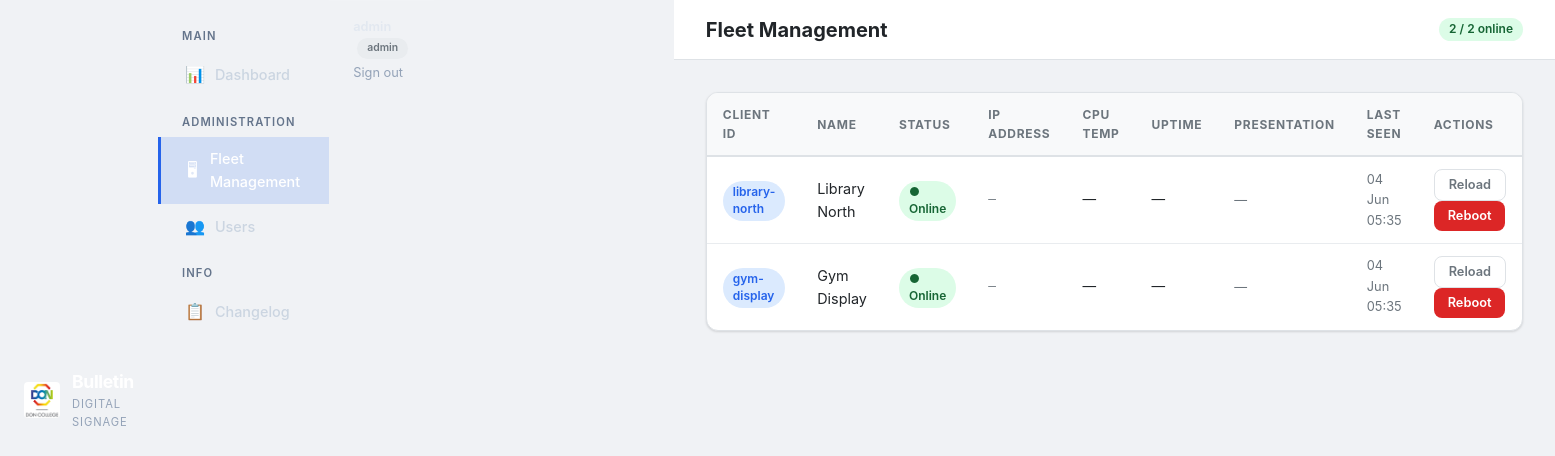
The app's page /fleet (signed in), older data.
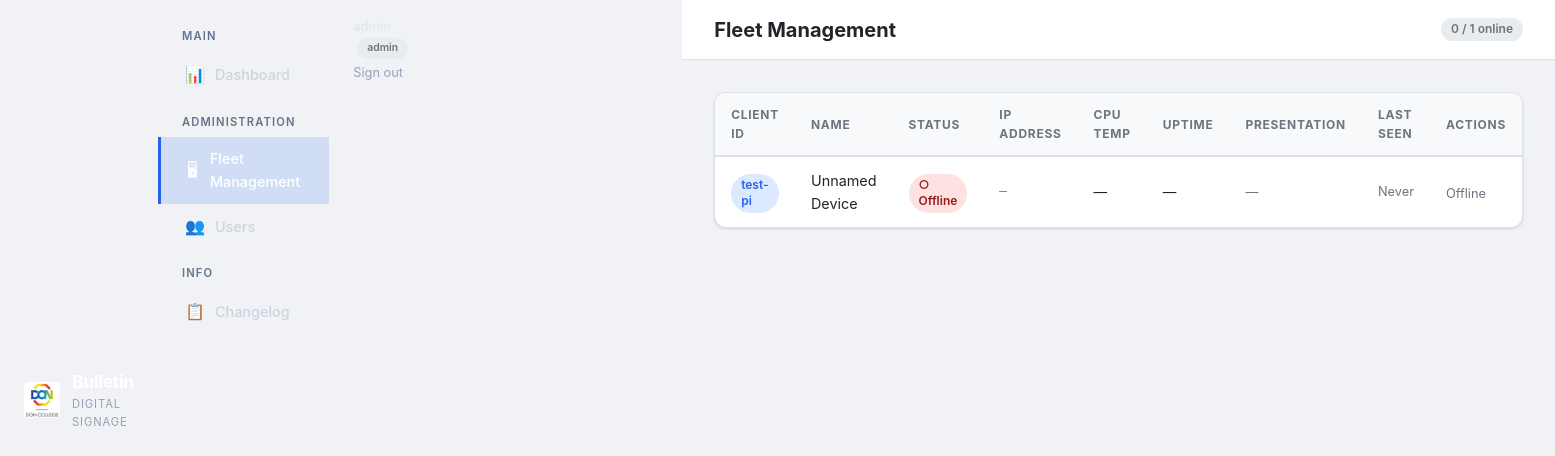
The same page, newer data.
### app.py (models this page shows)
class ClientDevice(db.Model):
    id = db.Column(db.Integer, primary_key=True)
    client_id = db.Column(db.String(64), unique=True, nullable=True)  # User-assigned friendly ID (e.g. "library-north")
    name = db.Column(db.String(128), nullable=False, default='Unnamed Device')
    ip_address = db.Column(db.String(45))
    mac_address = db.Column(db.String(17))
    last_seen = db.Column(db.DateTime)
    is_online = db.Column(db.Boolean, default=False)
    cpu_temp = db.Column(db.Float)
    uptime_seconds = db.Column(db.Integer)
    active_presentation = db.Column(db.String(256))
    socket_id = db.Column(db.String(128))  # WebSocket SID for targeted commands
    api_key = db.Column(db.String(64), unique=True, nullable=True)  # Auth key for WebSocket registration
    registered_at = db.Column(db.DateTime)  # When the client first registered

### app.py (the view)
@app.route('/fleet')
@login_required
@admin_required
def fleet_management():
    clients = ClientDevice.query.all()
    return render_template('fleet.html', clients=clients)

### app.py (called while the page is built)
def admin_required(f):
    @wraps(f)
    def decorated_function(*args, **kwargs):
        if not current_user.is_authenticated or not current_user.is_admin():
            abort(403)
        return f(*args, **kwargs)
    return decorated_function

@login_manager.user_loader
def load_user(user_id):
    return User.query.get(int(user_id))

    def is_admin(self):
        return self.role == 'admin'

### templates/fleet.html (shortened to what the changed rows need)
<!DOCTYPE html>
<html>
<head>
    <link rel="stylesheet" href="{{ url_for('static', filename='style.css') }}">
</head>
<body>
    <div class="shell">
        <div class="main">
            <header class="header">
                <div class="header__actions">
                    {% set online_count = clients|selectattr('is_online')|list|length %}
                    <span class="badge badge--{{ 'success' if online_count > 0 else 'muted' }}">
                        {{ online_count }} / {{ clients|length }} online
                    </span>
                </div>
            </header>
            <div class="content">
                {% if clients %}
                <div class="card">
                    <div class="card__body" style="padding:0;">
                        <div class="table-wrap">
                            <table>
                                <thead>
                                    <tr>
                                        <th>Client ID</th>
                                        <th>Name</th>
                                        <th>Status</th>
                                        <th>IP Address</th>
                                        <th>CPU Temp</th>
                                        <th>Uptime</th>
                                        <th>Presentation</th>
                                        <th>Last Seen</th>
                                        <th>Actions</th>
                                    </tr>
                                </thead>
                                <tbody>
                                {% for c in clients %}
                                <tr id="client-{{ c.id }}">
                                    <td>
                                        {% if c.client_id %}
                                        <span class="badge badge--primary">{{ c.client_id }}</span>
                                        {% else %}
                                        <em style="color:var(--text-muted);">—</em>
                                        {% endif %}
                                    </td>
                                    <td>{{ c.name }}</td>
                                    <td>
                                        {% if c.is_online %}
                                        <span class="badge badge--success status-badge">● Online</span>
                                        {% else %}
                                        <span class="badge badge--danger status-badge">○ Offline</span>
                                        {% endif %}
                                    </td>
                                    <td style="font-family:var(--font-mono); font-size:.8rem; color:var(--text-muted);">
                                        {{ c.ip_address or '—' }}
                                    </td>
                                    <td class="cpu-temp" style="font-size:.85rem;">
                                        {% if c.cpu_temp %}{{ '%.1f °C' % c.cpu_temp }}{% else %}—{% endif %}
                                    </td>
                                    <td class="uptime" style="font-size:.85rem;">
                                        {% if c.uptime_seconds %}
                                        {{ (c.uptime_seconds // 3600) }}h {{ ((c.uptime_seconds % 3600) // 60) }}m
                                        {% else %}—{% endif %}
                                    </td>
                                    <td class="active-presentation" style="font-size:.8rem; color:var(--text-muted);">
                                        {{ c.active_presentation or '—' }}
                                    </td>
                                    <td class="last-seen" style="font-size:.8rem; color:var(--text-muted);">
                                        {% if c.last_seen %}{{ c.last_seen.strftime('%d %b %H:%M') }}{% else %}Never{% endif %}
                                    </td>
                                    <td class="actions">
                                        {% if c.socket_id and c.is_online %}
                                        <button onclick="sendCommand({{ c.id }}, 'reload')" class="btn btn--sm btn--ghost">Reload</button>
                                        <button onclick="sendCommand({{ c.id }}, 'reboot')" class="btn btn--sm btn--danger">Reboot</button>
                                        {% else %}
                                        <span style="color:var(--text-muted); font-size:.8rem;">Offline</span>
                                        {% endif %}
                                    </td>
                                </tr>
                                {% endfor %}
                                </tbody>
                            </table>
                        </div>
                    </div>
                </div>
                {% endif %}
            </div>
        </div>
    </div>
</body>
</html>

Row changes from the older to the newer data that the page shows:
removed ClientDevice: client_id "library-north", name "Library North", is_online "● Online", ip_address "—", active_presentation "—", last_seen "04 Jun 05:35"
removed ClientDevice: client_id "gym-display", name "Gym Display", is_online "● Online", ip_address "—", active_presentation "—", last_seen "04 Jun 05:35"
added ClientDevice: client_id "test-pi", name "Unnamed Device", is_online "○ Offline", ip_address "—", active_presentation "—", shows "Never"
Text that changed along with them:
{{ online_count }}: "2" → "0"
{{ clients|length }}: "2" → "1"
